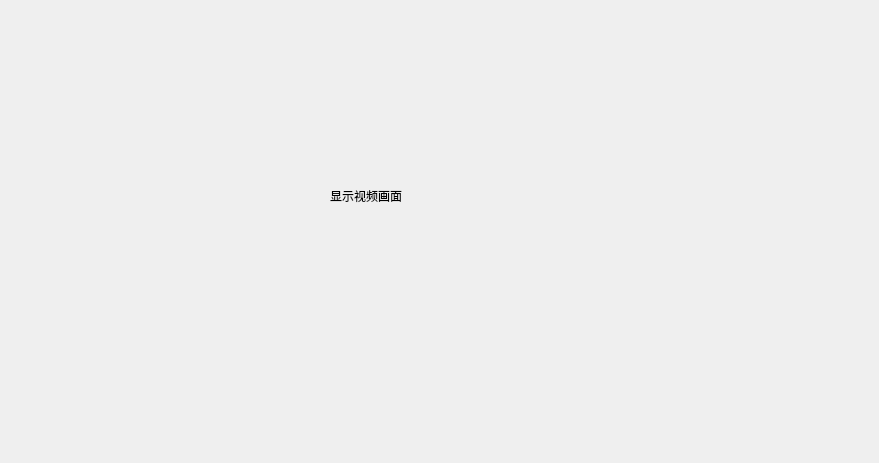
<?xml version="1.0" encoding="UTF-8"?>
<ui version="4.0">
 <class>DilplayWind</class>
 <widget class="QWidget" name="DilplayWind">
  <property name="geometry">
   <rect>
    <x>0</x>
    <y>0</y>
    <width>879</width>
    <height>463</height>
   </rect>
  </property>
  <property name="windowTitle">
   <string>Form</string>
  </property>
  <widget class="QLabel" name="label">
   <property name="geometry">
    <rect>
     <x>330</x>
     <y>170</y>
     <width>111</width>
     <height>51</height>
    </rect>
   </property>
   <property name="text">
    <string>显示视频画面</string>
   </property>
  </widget>
 </widget>
 <resources/>
 <connections/>
</ui>
